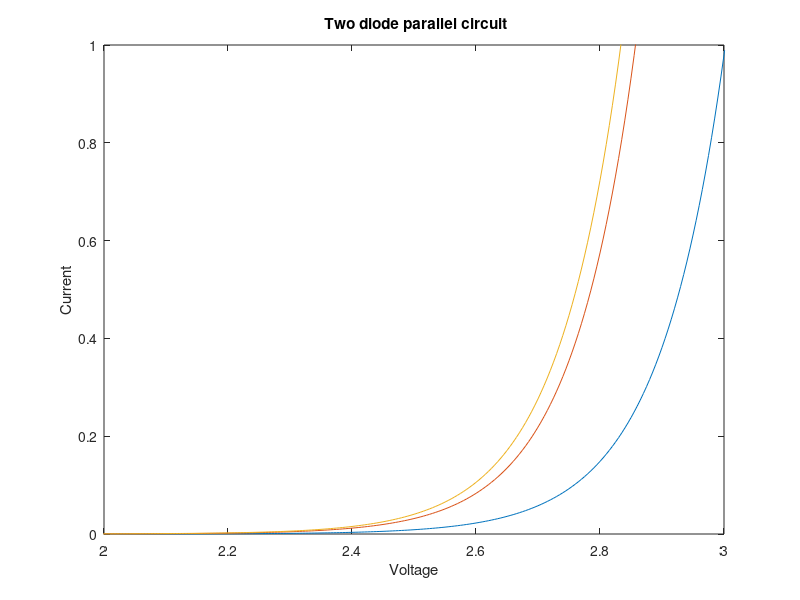

Write the MATLAB code that produced this figure.
close all;
clc;
clear;

%%%%%%%%%%%%%%%%%%%%%%%%%%%%%%%%%%%%%%%%%%%%%%%%%%%%%%%%%%%%%%%%%%%%%%%%%%%

q0 = 1.60218 * 10 ^ (- 19); % Charge of electron in C
m1 = 4.1; % Constant for first semiconductor
m2 = 4; % Constant for second semiconductor
kB = 1.38065 * 10 ^ (- 23); % Boltzmann const. in m^2 Kg s^-2 K^-1
TK = 300; % Temp. in K
is1 = 5 * 10 ^ (- 13); % Assumed dark current of diode 1
is2 = 10 ^ (- 12); % Assumed dark current of diode 2
vt = kB * TK / q0;
%vs = 10; % Voltage of source in Volts

fs = 2000; % Amount of data
y0 = zeros(1, fs); % Vector for currents for diodes in parallel
y1 = zeros(1, fs); % Vector for currents for diode 1 that work with KCL
y2 = zeros(1, fs); % Vector for currents for diode 2 that work with KCL
vs = zeros(1, fs); % Voltages for source
vK = 10; % Voltage constant
%Tt = 1; % Time constant in seconds
%t = zeros(1, fs); % Vector for time marks

%%%%%%%%%%%%%%%%%%%%%%%%%%%%%%%%%%%%%%%%%%%%%%%%%%%%%%%%%%%%%%%%%%%%%%%%%%%

for i = 1 : fs
    vs(1, i) = i * vK / fs;
    y1(1, i) = is1 * (exp(vs(1, i) / (vt * m1)) - 1);
    y2(1, i) = is2 * (exp(vs(1, i) / (vt * m2)) - 1);
    y0(1, i) = y1(1, i) + y2(1, i);
    %t(1, i) = Tt * i / fs; % Times acording to a constant Tt
    %vs(1, i) = 10 * sin(2 * pi * freq * t(1, i)); % Sine-voltage function
    %x = @(vd) vs - r1 * is * (exp(vd / vt) - 1) - vd; % Sum of all voltages
    %y(1, i) = fzero(x, 0); % Diode voltages that work with KVL
end

plot(vs, y1, vs, y2, vs, y0) % Graph. We want it to adjust itself
axis([2, 3, 0, 1])
xlabel('Voltage')
ylabel('Current')
title('\bf Two diode parallel circuit')